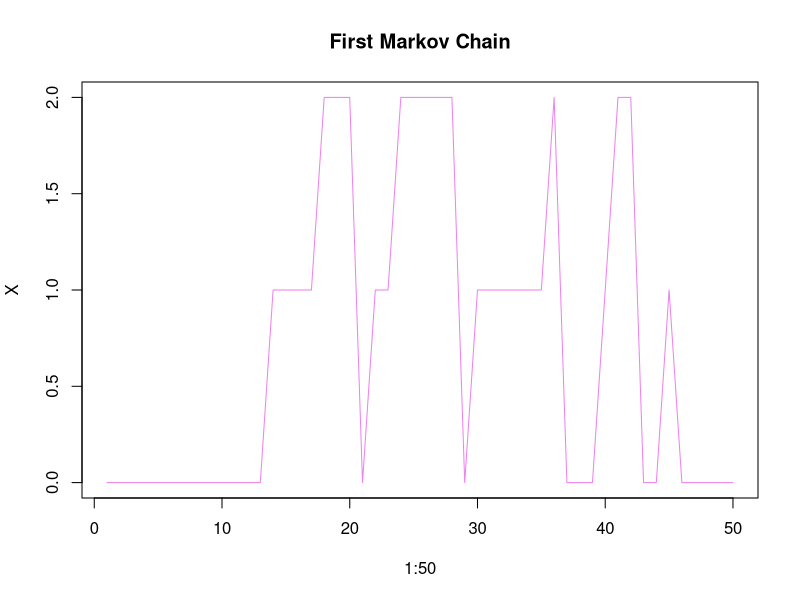
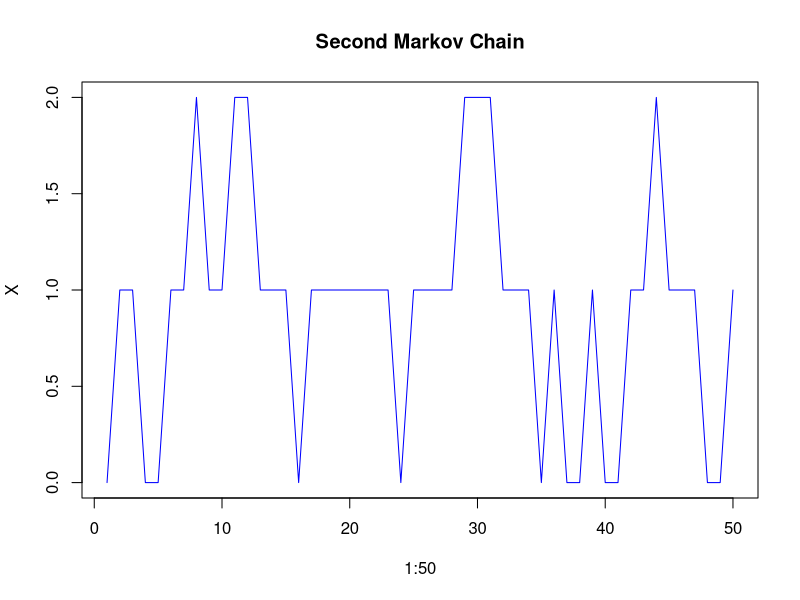
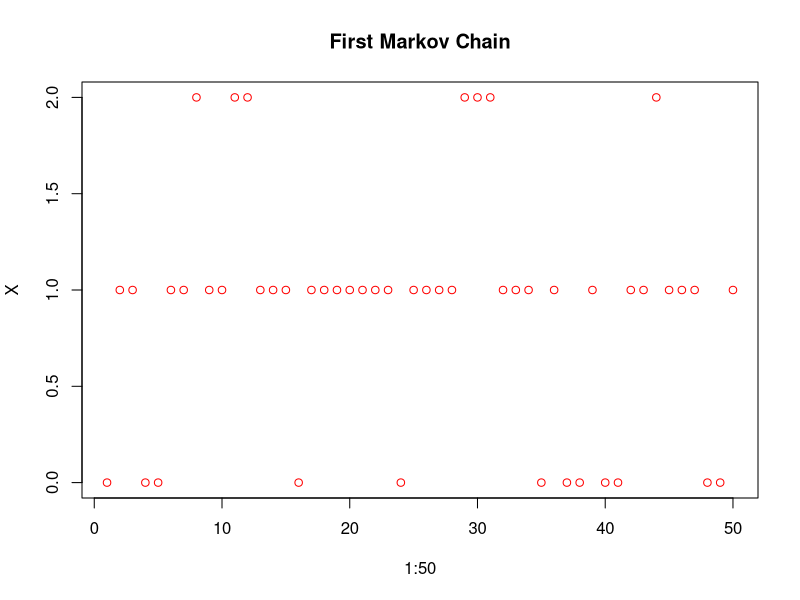

R code for these plots, in order:
#Point Processes

#######################################################################################################################################################

#1: Maximum Likelihood for Markov Chain

#three states: "sleeping", "awake", "drowsy"

#let's say that:

sl = 0 #sleeping
dr = 1 #drowsy 
aw = 2 #awake

#a) Plot the diagrams and parametrize the two following (informal) models with the least possible amount of 
#parameters

#First case

Y = rbinom(50,1, 0.3)
print(Y)
Z = rbinom(50,1, 0.7)
print(Z)
W = rbinom(50,1, 0.4)
print(W)
U = rbinom(50,1, 0.5)
print(U)
X <- c()
for (i in 2:50){
  X[1] = 0 #initializing state
  if (X[i-1] == 0){
    X[i] <- X[i-1]*(1 - Z[i])+(1 - X[i-1])*Y[i]
  }
  else if (X[i-1] == 1){ #we are in state drowsy 
    #if we are in state drowsy, we can go back to sleep or awake, so we can go to 0 or to 1, and we can stay in 1
    
    X[i] <-X[i-1]*(1 + W[i]) - X[i - 1]*Y[i] 
  }
  else if (X[i-1] == 2){
    X[i] <- X[i-1]*(1 - U[i]) #if U is 0, we stay in 2, if U is 1, we go back to 1
  }
}
plot(1:50, X, type = 'l', main = 'First Markov Chain',col = 'violet') 


#Second case

Y = rbinom(50,1, 0.3)
print(Y)
Z = rbinom(50,1, 0.6)
print(Z)
W = rbinom(50,1, 0.2)
print(W)
U = rbinom(50,1, 0.8)
print(U)
P = rbinom(50,1, 0.2)
print(P)
G = rbinom(50,1, 0.5)
print(G)
X <- c()
for (i in 2:50){
  X[1] = 0 #initializing state
  if (X[i-1] == 0){
    X[i] <- Y[i] + P[i]
  }
  else if (X[i-1] == 1){ #we are in state drowsy 
    #if we are in state drowsy, we can go back to sleep or awake, so we can go to 0 or to 1, and we can stay in 1
    X[i] <- W[i] + Z[i]
  }
  else if (X[i-1] == 2){
    X[i] <- U[i] + G[i] #if U is 0, we stay in 2, if U is 1, we go back to 1
  }
}

plot(1:50, X, type = 'l', main = 'Second Markov Chain',col = 'blue') 
plot(1:50, X, main = 'First Markov Chain',col = 'red') 


#######################################################################################################################################################

#b) Make a function in R which simulates the first model if you give in the entries the state x_0, 
#the parameters of the model and the length of the chain to simulate, n. 

#First case

MarkovChain_1 = function(p_01, p_10, p_12, p_21, n, X_0){
  Y = rbinom(n,1, p_01)
  print(Y)
  Z = rbinom(n,1, p_10)
  print(Z)
  W = rbinom(n,1, p_12)
  print(W)
  U = rbinom(n,1, p_21)
  print(U)
  X <- c()
  for (i in 2:n){
  X[1] = X_0 #initializing state
      if (X[i-1] == 0){
        X[i] <- Y[i]
      }
      else if (X[i-1] == 1){ #we are in state drowsy 
        #if we are in state drowsy, we can go back to sleep or awake, so we can go to 0 or to 1, and we can stay in 1
        X[i] <- Z[i] + W[i]
      }
      else if (X[i-1] == 2){
        X[i] <- U[i] + 1 #if U is 0, we stay in 2, if U is 1, we go back to 1
      }
    }
  return(X)
  }

MarkovChain_1(0.5, 0.5, 0.5, 0.5, 10, 0)
print(X)

#Second Case

MarkovChain_2 = function(p_01, p_10, p_12, p_21, p_02, p_20, n, X_0){
  Y = rbinom(n,1, p_01)
  print(Y)
  Z = rbinom(n,1, p_10)
  print(Z)
  W = rbinom(n,1, p_12)
  print(W)
  U = rbinom(n,1, p_21)
  print(U)
  P = rbinom(n,1, p_02)
  print(P)
  G = rbinom(n,1, p_20)
  print(G)
  X <- c()
  for (i in 2:n){
    X[1] = X_0 #initializing state
    if (X[i-1] == 0){
      X[i] <- Y[i] + P[i]
    }
    else if (X[i-1] == 1){ #we are in state drowsy 
      #if we are in state drowsy, we can go back to sleep or awake, so we can go to 0 or to 1, and we can stay in 1
      X[i] <- W[i] + Z[i]
    }
    else if (X[i-1] == 2){
      X[i] <- U[i] + G[i] #if U is 0, we stay in 2, if U is 1, we go back to 1
    }
  }
  return(X)
}

MarkovChain_2(0.2, 0.9, 0.2, 0.1, 0.1, 0.8, 30, 0)

#to be honest I am not 100% if it is mathematically correct from a probabilities point of view but it works.

#######################################################################################################################################################

#d) show on simulation that this estimator converges towards the true probability when n tends to infinity

S = c(0, 0, 0, 1, 1, 0, 1, 2, 1, 2) #just to test
print(S)

n = 10

one_to_zero <- c()
ones <- c()
for (k in 1:n){
  if (X[k] == 1){
    ones = c(ones, +1)
    print(ones)
  }
}

for (j in 1:n){
  if (X[j-1] == 0 && X[j] == 1){
    one_to_zero = c(one_to_zero, +1)
    print(one_to_zero)
  }
}
  


N_10 = length(one_to_zero)
print(N_10)
N_ones = length(ones)
print(N_ones)

p_10_hat = N_10/N_ones

print(p_10_hat)

#now let's make a function out of this and try to simulate it 

amount_drowsy = function(X, n){
  ones <- c()
  for (k in 1:n){
    if (X[k] == 1){
      ones = c(ones, +1)
      print(ones)
    }
  }
return(n_ones = length(ones))
  }


drowsy_to_sleep = function(X, n){
  one_to_zero <- c()
  for (j in 1:n){
    if (X[j-1] == 0 && X[j] == 1){
      one_to_zero = c(one_to_zero, +1)
      print(one_to_zero)
    }
  }
  return(n_10 = length(one_to_zero))
}

p_10_hat = function(n_10, n_ones){
  return(n_10/n_ones)
}

#let's start the simulation with large n:

#First Case:

X = MarkovChain_1(0.5, 0.5, 0.5, 0.5, 1000, 0)
print(X)
test_len = length(X)
print(test_len)
n_ones = amount_drowsy(X, 1000)
n_10 = drowsy_to_sleep(X, 1000)
print(n_10)
print(n_ones)
p_10_hat = n_10/ n_ones
print(p_10_hat)

#Second Case:


#######################################################################################################################################################

#2) Maximum Likelihood for Poisson Process

#a) When d = 1 write the likelihood of the process and provide the maximum likelihood estimator of a11
#Implement it and show on simulation that when Tmax grows, the estimation is converging when the process 
#is homogeneous.

#function for homogeneous poisson process

Homo_Poisson = function(Tmax, lambda)
{
  t = 0 #t starts out with zero
  N = numeric()
  res = c()
  while(t < Tmax){ #we want the process to go on until the cumulative sum of t reaches T, which is 1 here
    u = runif(1) #as long as the above is true, we create u, which is a uniform random variable
    t = t - log(u)/lambda #then our new t will be this #it is the same thing as doing it separately and then taking the cumulative sum of it. 
    N = c(N, t) 
  }
  res = c(N,"The a_hat is:",sum(N/Tmax), "the sum of N is:", sum(N))
  return(res)
}

Homo_Poisson(10, lambda = 3)

#this is not working, it is definitely not converging when Tmax grows...

#Let's try a different way of simulating a poisson process:
#Let's try with exponentially distributed interarrival times.
#We simulate the arrival times until the maximum time horizon is achieved.

My_Poisson = function(Tmax, rate){
  Y = c()
  arrivals <- rexp(50, rate)
  while (arrivals[length(arrivals)] < Tmax){
  Y = c(Y, arrivals)
  }
  return(Y)
}

My_Poisson(1, 0.4)
print(Y)

#I thought I could simulate it differently but somehow this one also doesn't work

#######################################################################################################################################################

#c) Simulate by thinning a Poisson Process of intensity () on [0, Tmax] for various n. 
#Superpose different MLE of the intensities for various choices of d&n. 

#first intensity function

intensity_1 = function(x, n){
  return(n*exp(-x))
}

#second intensity function

intensity_2 = function(x, n){
  return(n*(1 + sin(x)))
}

intesity_1_plus = 0
  
intensity_2_plus = 20

Non_Homo_Poisson = function()
{
  t = 0 #t starts out with zero
  T = 1 #t ends with 1
  X = numeric()
  while(t < T){ #we want the process to go on until the cumulative sum of t reaches T, which is 1 here
    u = runif(1) #as long as the above is true, we create u, which is a uniform random variable
    t = t - log(u)/intensity_1_plus #then our new t will be this #it is the same thing as doing it separately and then taking the cumulative sum of it. 
    d = runif(1)
    if (d < h(t)/intensity_1_plus){ # compare our uniform variable to the probability
      X = c(X, t) #if the above is the case, we add this to our X 
    }
  }
  return(X)
}


#######################################################################################################################################################

